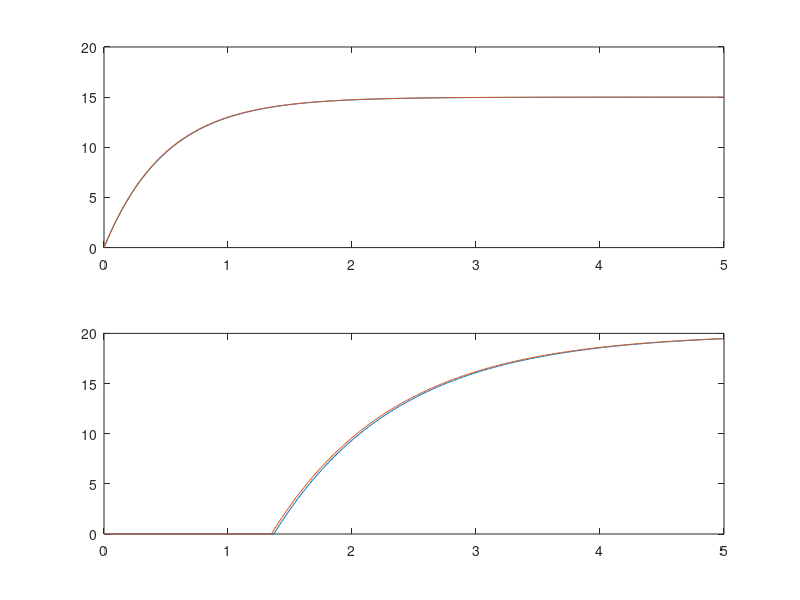

The MATLAB script that drew this image:
% TWO GENES CASCADE

clear all;

% constants
TIME_STEP = 0.01;
tmax = 5;
timeArray = 0:TIME_STEP:tmax;
n = length(timeArray);

% network
productionRate_x = 30;
productionRate_y = 20;
degradationRate_x = 2; 
degradationRate_y = 1; 
steadyState_x = productionRate_x/degradationRate_x;
yst = productionRate_y/degradationRate_y;
threshold_y = 14;

% preconditions
x0 = 0;
y0 = 0;

% initializing
x = zeros(1,n);
y = zeros(1,n);
x(1) = x0; 
y(1) = y0; 

ex_y = zeros(1,n);
ex_y(1) = y0;
tau_y = 0;
active_y = false

ex_x = steadyState_x*(1-exp(-degradationRate_x.*timeArray));

for tInd = 2:n,
  % approximation
  dx = productionRate_x-degradationRate_x*x(tInd-1);
  x(tInd) = x(tInd-1) + dx*TIME_STEP;
  if x(tInd-1)>threshold_y,
      dy = productionRate_y-degradationRate_y*y(tInd-1);
      y(tInd) = y(tInd-1) + dy*TIME_STEP;
  end;
  % simulation
  if ex_x(tInd-1)>threshold_y,
      if active_y==false,
          tau_y = timeArray(tInd-1);
          active_y = true;
      end;
      localTime = timeArray(tInd-1) - tau_y;
      ex_y(tInd) = yst*(1-exp(-degradationRate_y.*localTime));
  end;
end;

subplot(211); plot(timeArray,[ex_x; x]);
subplot(212); plot(timeArray,[ex_y; y]);

